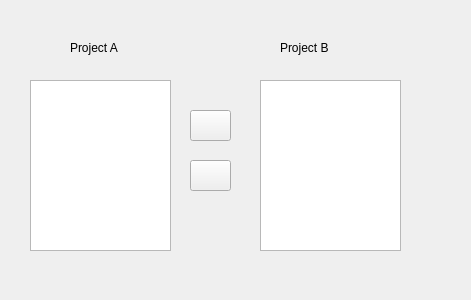
<?xml version="1.0" encoding="UTF-8"?>
<ui version="4.0">
 <class>Form</class>
 <widget class="QWidget" name="Form">
  <property name="geometry">
   <rect>
    <x>0</x>
    <y>0</y>
    <width>471</width>
    <height>300</height>
   </rect>
  </property>
  <property name="windowTitle">
   <string>DragTest</string>
  </property>
  <widget class="QLabel" name="label">
   <property name="geometry">
    <rect>
     <x>70</x>
     <y>40</y>
     <width>91</width>
     <height>16</height>
    </rect>
   </property>
   <property name="text">
    <string>Project A</string>
   </property>
  </widget>
  <widget class="QLabel" name="label_2">
   <property name="geometry">
    <rect>
     <x>280</x>
     <y>40</y>
     <width>91</width>
     <height>16</height>
    </rect>
   </property>
   <property name="text">
    <string>Project B</string>
   </property>
  </widget>
  <widget class="QPushButton" name="pushButton">
   <property name="geometry">
    <rect>
     <x>190</x>
     <y>110</y>
     <width>41</width>
     <height>31</height>
    </rect>
   </property>
   <property name="text">
    <string/>
   </property>
  </widget>
  <widget class="QPushButton" name="pushButton_2">
   <property name="geometry">
    <rect>
     <x>190</x>
     <y>160</y>
     <width>41</width>
     <height>31</height>
    </rect>
   </property>
   <property name="text">
    <string/>
   </property>
  </widget>
  <widget class="QListView" name="listView">
   <property name="geometry">
    <rect>
     <x>30</x>
     <y>80</y>
     <width>141</width>
     <height>171</height>
    </rect>
   </property>
  </widget>
  <widget class="QListView" name="listView_2">
   <property name="geometry">
    <rect>
     <x>260</x>
     <y>80</y>
     <width>141</width>
     <height>171</height>
    </rect>
   </property>
  </widget>
 </widget>
 <resources/>
 <connections/>
</ui>
